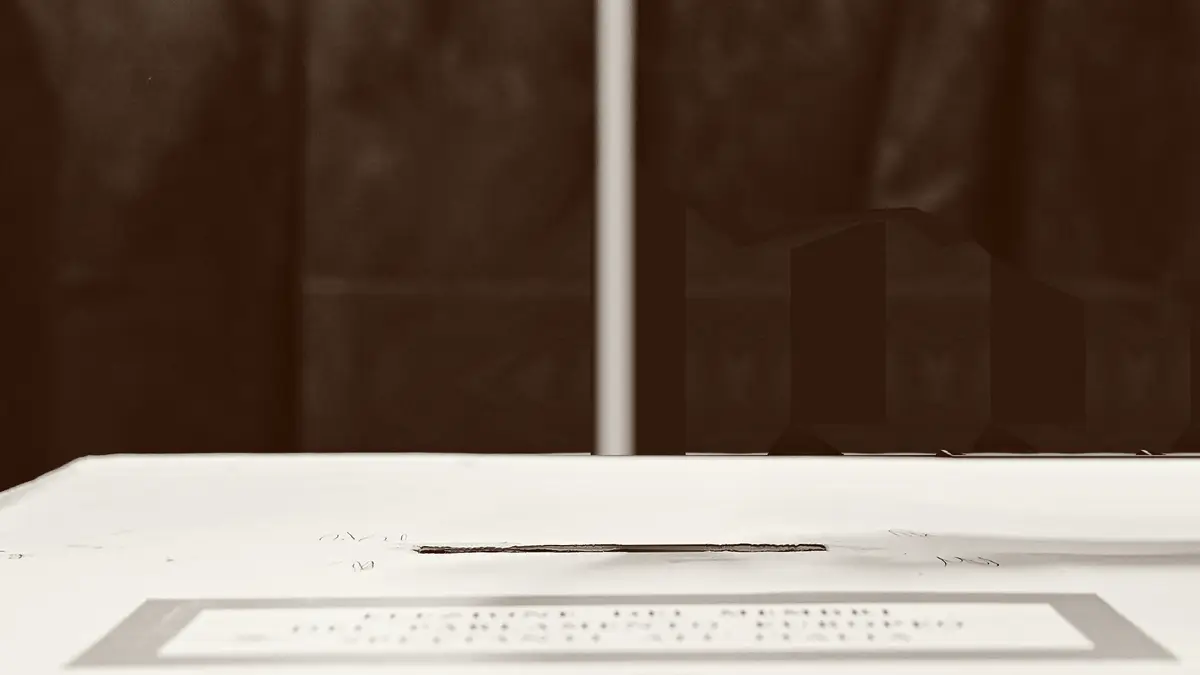
#> input picture prototipi/20-home/foto/e-fondo-16x9-1200.webp, 1200 x 675 px, given in place of urna-originale.jpg, which was not available
$ python livelli.py e-fondo-16x9-1200.webp
#> lines starting #> are read from the running program, lines starting #| are printed output that depends on the picture; after the words box and inside, x2 and y2 are one past the last pixel; in counts of white or black regions, pixels touching at a corner belong together
# Prototipo #20, variante E: la foto dell'urna divisa in tre livelli (sfondo pulito, scheda, mano).
# Coordinate in pixel della miniatura 1920x1277; ritagli uguali a duotono.py.
import sys, os
from PIL import Image, ImageOps, ImageDraw, ImageFilter
d = sys.argv[1]
g = ImageOps.grayscale(Image.open(os.path.join(d, 'urna-originale.jpg')))
W, H = g.size
#> W = 1200; H = 675
FESSURA = 872                      # bordo alto della fessura
SCHEDA = [(987, 248), (1338, 545), (1105, FESSURA + 8), (1030, FESSURA + 8), (698, 615)]
MANO = [(x + 550, y + 150) for x, y in [(635, 260), (695, 215), (780, 198), (900, 188), (970, 215), (1030, 270), (1100, 305), (1200, 350), (1300, 380), (1380, 385), (1380, 715), (1200, 660), (1050, 610), (955, 555), (870, 625), (830, 640), (780, 625), (750, 575), (730, 530), (700, 500), (600, 462), (588, 400), (608, 360), (635, 325)]]
def maschera(poli, allarga=0):
#> called with allarga = 0
    m = Image.new('L', (W, H), 0); ImageDraw.Draw(m).polygon(poli, fill=255)
#> after `m = Image.new('L', (W, H), 0)`: m: PIL image 1200x675 L; every value is 0
#> after `ImageDraw.Draw(m).polygon(poli, fill=255)`:
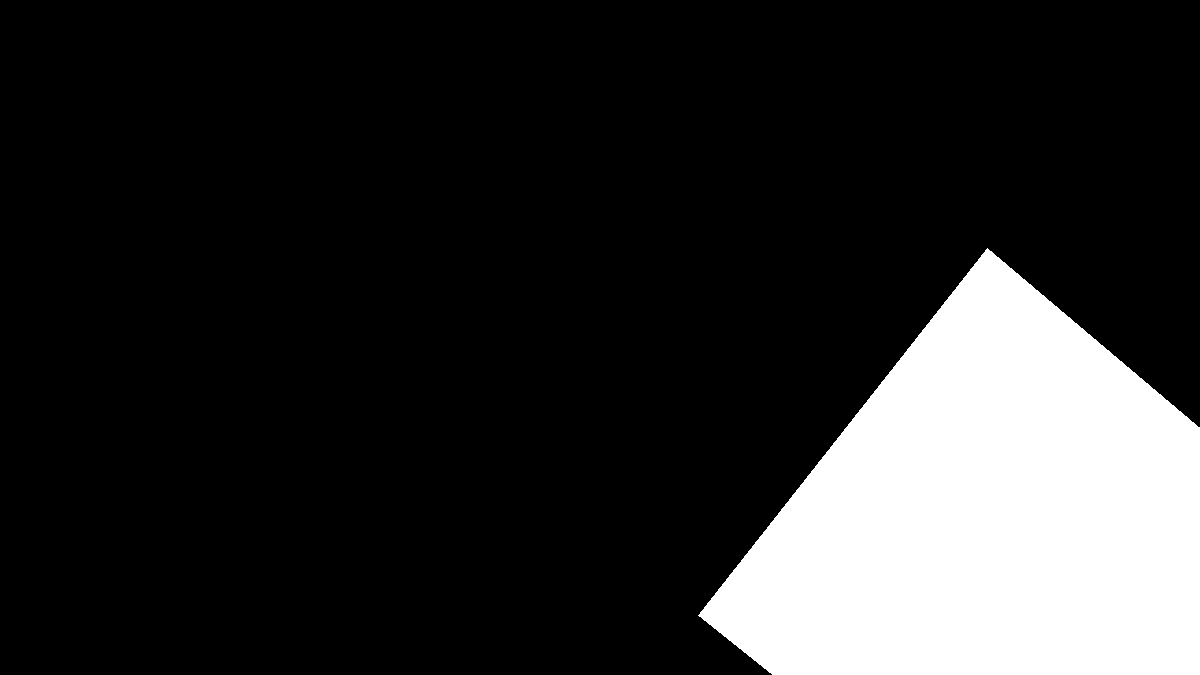
#> m: PIL image 1200x675 L; 17.3% white; 1 white region, box (x1, y1, x2, y2) and area: (698, 248, 1200, 675) 139837
    return m.filter(ImageFilter.MaxFilter(allarga * 2 + 1)) if allarga else m
m_scheda, m_mano = maschera(SCHEDA), maschera(MANO)
#> call 2 of maschera, with allarga = 0
#> in maschera (call 2), `ImageDraw.Draw(m).polygon(poli, fill=255)`:
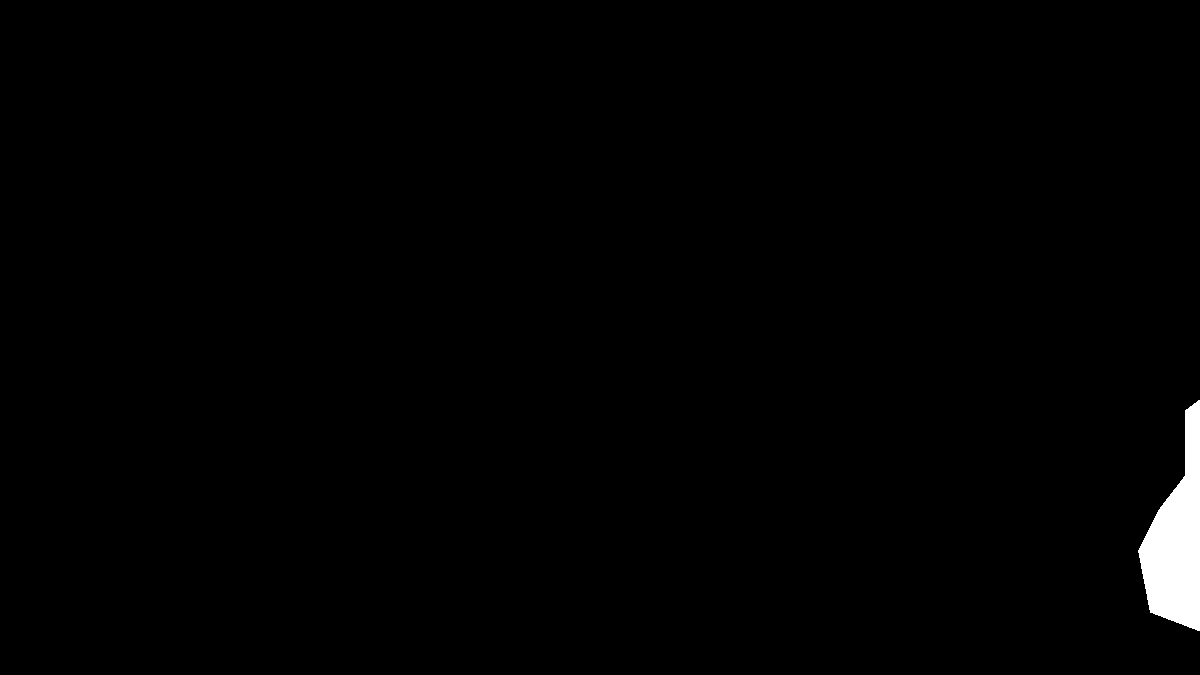
#> m: PIL image 1200x675 L; 1% white; 1 white region, box (x1, y1, x2, y2) and area: (1138, 400, 1200, 631) 8074
buco = Image.new('L', (W, H), 0); buco.paste(255, mask=maschera(SCHEDA, 9)); buco.paste(255, mask=maschera(MANO, 8))
#> call 3 of maschera, with allarga = 9
#> in maschera (call 3), `return m.filter(ImageFilter.MaxFilter(allarga * 2 + 1)) if allarga els..`:
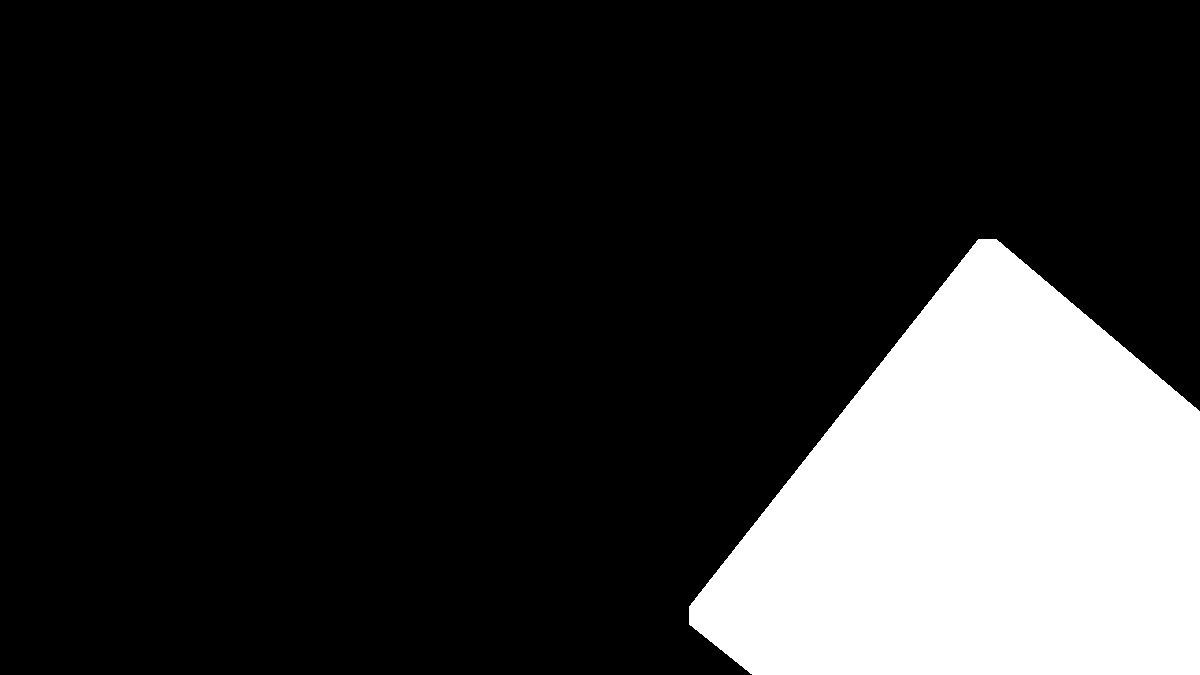
#> returned value: PIL image 1200x675 L; 18.6% white; 1 white region, box (x1, y1, x2, y2) and area: (689, 239, 1200, 675) 150484
#> call 4 of maschera, with allarga = 8
#> in maschera (call 4), `return m.filter(ImageFilter.MaxFilter(allarga * 2 + 1)) if allarga els..`:
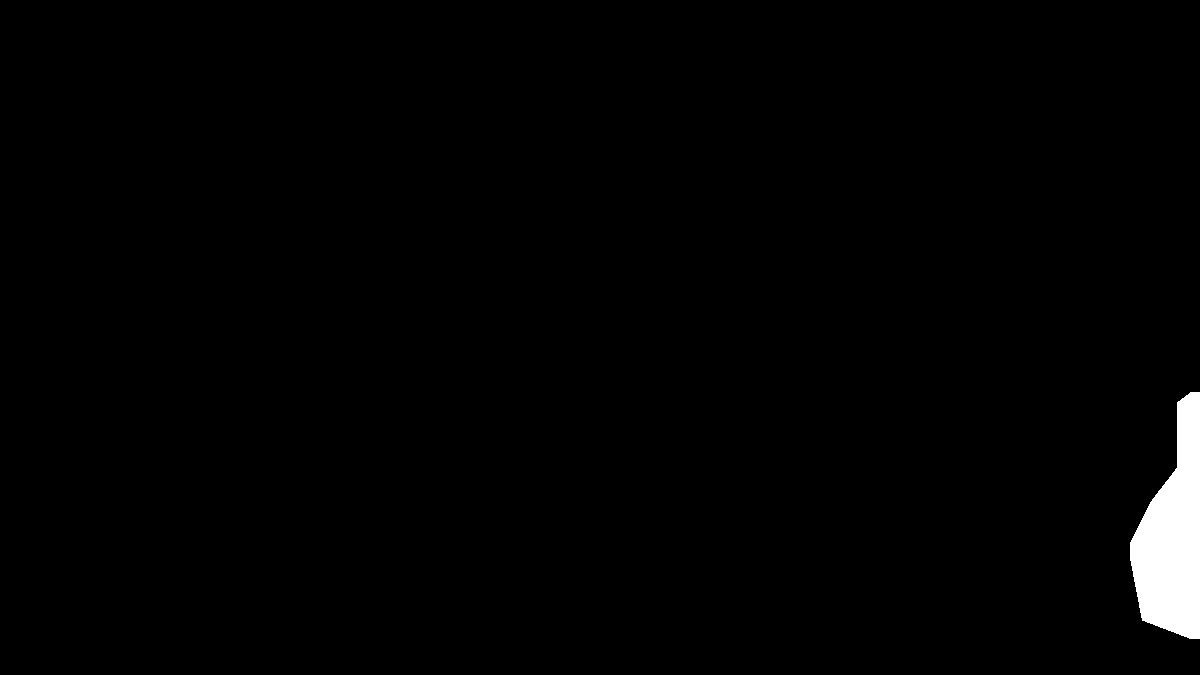
#> returned value: PIL image 1200x675 L; 1.4% white; 1 white region, box (x1, y1, x2, y2) and area: (1130, 392, 1200, 639) 11042
#> after `buco.paste(255, mask=maschera(MANO, 8))`: buco: PIL image 1200x675 L; 18.6% white; 1 white region, box (x1, y1, x2, y2) and area: (689, 239, 1200, 675) 150666
px, b = g.load(), buco.load()
# Sfondo pulito. Tenda (sopra l'urna): pieghe verticali, si riempie a specchio dalle colonne a sinistra del buco,
# tranne la colonna del palo (x 945-1020), che si prolunga verso il basso. Urna: si interpola per righe.
URNA = 728
PALO = range(945, 1021)
for x in PALO:
#> (the run stopped early here; a loop or call above may not have finished)
